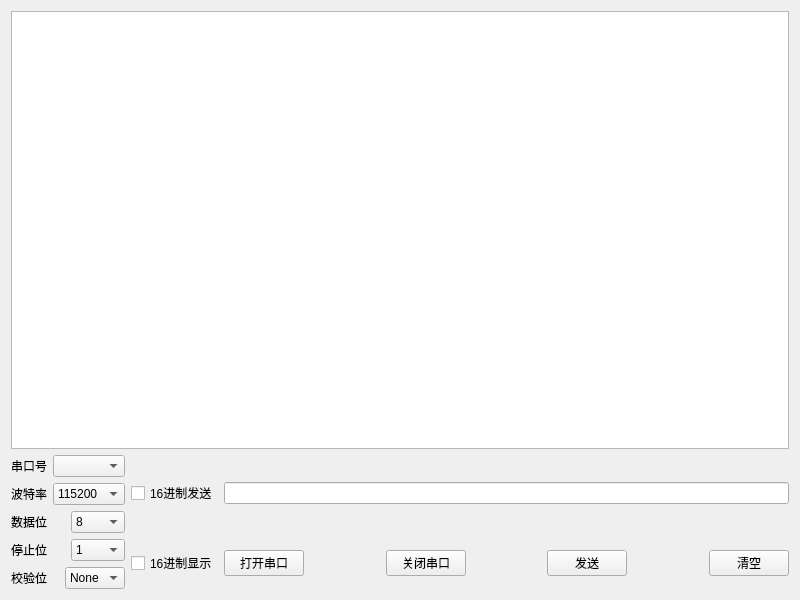
<?xml version="1.0" encoding="UTF-8"?>
<ui version="4.0">
 <class>Widget</class>
 <widget class="QWidget" name="Widget">
  <property name="geometry">
   <rect>
    <x>0</x>
    <y>0</y>
    <width>800</width>
    <height>600</height>
   </rect>
  </property>
  <property name="windowTitle">
   <string>Widget</string>
  </property>
  <layout class="QGridLayout" name="gridLayout">
   <item row="0" column="0" colspan="3">
    <widget class="QPlainTextEdit" name="recvEdit">
     <property name="readOnly">
      <bool>true</bool>
     </property>
    </widget>
   </item>
   <item row="1" column="2">
    <widget class="QLineEdit" name="sendEdit"/>
   </item>
   <item row="1" column="0" rowspan="2">
    <layout class="QVBoxLayout" name="verticalLayout">
     <item>
      <layout class="QHBoxLayout" name="horizontalLayout">
       <item>
        <widget class="QLabel" name="label">
         <property name="text">
          <string>串口号</string>
         </property>
        </widget>
       </item>
       <item>
        <widget class="QComboBox" name="serialCB"/>
       </item>
      </layout>
     </item>
     <item>
      <layout class="QHBoxLayout" name="horizontalLayout_2">
       <item>
        <widget class="QLabel" name="label_2">
         <property name="text">
          <string>波特率</string>
         </property>
        </widget>
       </item>
       <item>
        <widget class="QComboBox" name="baudrateCB">
         <property name="currentIndex">
          <number>2</number>
         </property>
         <item>
          <property name="text">
           <string>9600</string>
          </property>
         </item>
         <item>
          <property name="text">
           <string>38400</string>
          </property>
         </item>
         <item>
          <property name="text">
           <string>115200</string>
          </property>
         </item>
         <item>
          <property name="text">
           <string>230400</string>
          </property>
         </item>
        </widget>
       </item>
      </layout>
     </item>
     <item>
      <layout class="QHBoxLayout" name="horizontalLayout_3">
       <item>
        <widget class="QLabel" name="label_3">
         <property name="text">
          <string>数据位</string>
         </property>
        </widget>
       </item>
       <item>
        <widget class="QComboBox" name="dataCB">
         <item>
          <property name="text">
           <string>8</string>
          </property>
         </item>
        </widget>
       </item>
      </layout>
     </item>
     <item>
      <layout class="QHBoxLayout" name="horizontalLayout_4">
       <item>
        <widget class="QLabel" name="label_4">
         <property name="text">
          <string>停止位</string>
         </property>
        </widget>
       </item>
       <item>
        <widget class="QComboBox" name="stopCB">
         <item>
          <property name="text">
           <string>1</string>
          </property>
         </item>
        </widget>
       </item>
      </layout>
     </item>
     <item>
      <layout class="QHBoxLayout" name="horizontalLayout_5">
       <item>
        <widget class="QLabel" name="label_5">
         <property name="text">
          <string>校验位</string>
         </property>
        </widget>
       </item>
       <item>
        <widget class="QComboBox" name="ParityCB">
         <item>
          <property name="text">
           <string>None</string>
          </property>
         </item>
         <item>
          <property name="text">
           <string>even</string>
          </property>
         </item>
         <item>
          <property name="text">
           <string>odd</string>
          </property>
         </item>
        </widget>
       </item>
      </layout>
     </item>
    </layout>
   </item>
   <item row="2" column="2">
    <layout class="QHBoxLayout" name="horizontalLayout_6">
     <item>
      <widget class="QPushButton" name="openPB">
       <property name="text">
        <string>打开串口</string>
       </property>
      </widget>
     </item>
     <item>
      <spacer name="horizontalSpacer_2">
       <property name="orientation">
        <enum>Qt::Horizontal</enum>
       </property>
       <property name="sizeHint" stdset="0">
        <size>
         <width>40</width>
         <height>20</height>
        </size>
       </property>
      </spacer>
     </item>
     <item>
      <widget class="QPushButton" name="cloePB">
       <property name="text">
        <string>关闭串口</string>
       </property>
      </widget>
     </item>
     <item>
      <spacer name="horizontalSpacer_3">
       <property name="orientation">
        <enum>Qt::Horizontal</enum>
       </property>
       <property name="sizeHint" stdset="0">
        <size>
         <width>40</width>
         <height>20</height>
        </size>
       </property>
      </spacer>
     </item>
     <item>
      <widget class="QPushButton" name="sendPB">
       <property name="text">
        <string>发送</string>
       </property>
      </widget>
     </item>
     <item>
      <spacer name="horizontalSpacer_4">
       <property name="orientation">
        <enum>Qt::Horizontal</enum>
       </property>
       <property name="sizeHint" stdset="0">
        <size>
         <width>40</width>
         <height>20</height>
        </size>
       </property>
      </spacer>
     </item>
     <item>
      <widget class="QPushButton" name="clearPB">
       <property name="text">
        <string>清空</string>
       </property>
      </widget>
     </item>
    </layout>
   </item>
   <item row="1" column="1">
    <widget class="QCheckBox" name="Hex_send">
     <property name="text">
      <string>16进制发送</string>
     </property>
    </widget>
   </item>
   <item row="2" column="1">
    <widget class="QCheckBox" name="Hex_display">
     <property name="text">
      <string>16进制显示</string>
     </property>
    </widget>
   </item>
  </layout>
 </widget>
 <resources/>
 <connections/>
</ui>
